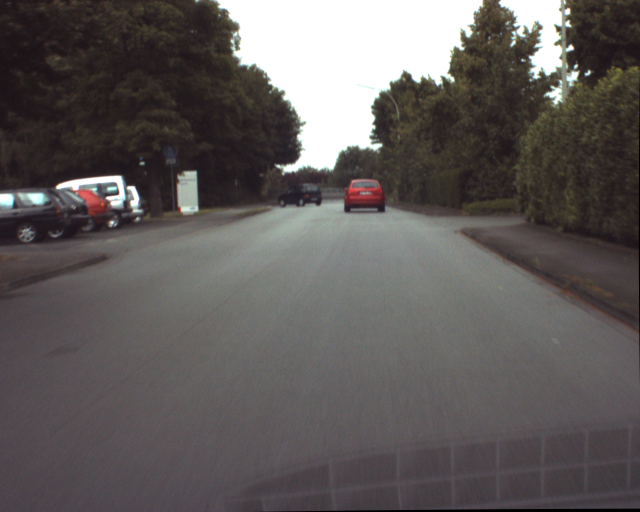
%> input picture ur_c_s_03a_01_L_0376.png, 1280 x 1024 px (shown at 1/2 size); the run also reads 5 pictures not shown here
$ octave lab4.m   (GNU Octave 9; MATLAB toolbox functions it lacks are replaced by stand-ins)
%> lines starting %> are read from the running program, lines starting %| are printed output that depends on the picture
%% Lab 4
%% Color-based segmentation.1

image_files = {"ur_c_s_03a_01_L_0376.png", "ur_c_s_03a_01_L_0377.png", "ur_c_s_03a_01_L_0378.png", ...
               "ur_c_s_03a_01_L_0379.png", "ur_c_s_03a_01_L_0380.png", "ur_c_s_03a_01_L_0381.png"};

images_gray = cell(1, 6); % Per immagini in scala di grigi
images_red = cell(1, 6);  % Per il canale rosso
images_green = cell(1, 6);% Per il canale verde
images_blue = cell(1, 6); % Per il canale blu
images_h = cell(1, 6);  % Per il canale h
images_s = cell(1, 6);% Per il canale s
images_v = cell(1, 6); % Per il canale v
images_seg = cell(1, 6);
images_seg1 = cell(1, 6);

for k = 1:length(image_files)
    img_k = imread(image_files{k});  % Legge l'immagine originale
%> img_k is the input picture: size 1024x1280x3 uint8; mean R, G, B 95.5, 90.9, 90

    % Converti in scala di grigi e salva
    images_gray{k} = rgb2gray(img_k);

    % Estrai e salva i singoli canali
    images_red{k} = img_k(:,:,1);   % Canale Rosso
    images_green{k} = img_k(:,:,2); % Canale Verde
    images_blue{k} = img_k(:,:,3);  % Canale Blu

    img_hsv = rgb2hsv(img_k);
%> img_hsv: size 1024x1280x3 double; mean H, S, V 0.427, 0.126, 0.379

    images_h{k} = img_hsv(:,:,1);   % Canale H
    images_s{k} = img_hsv(:,:,2); % Canale S
    images_v{k} = img_hsv(:,:,3);  % Canale V

end

% figure;
% imshow(images_h{1});
% title('Prima Immagine in Scala di Grigi');

%% Color-based segmentation.2

%ABBIAMO NOTATO CHE NON CI IMPORTA UN CAZZO

%% Color-based segmentation.3/4

img = images_h{1};
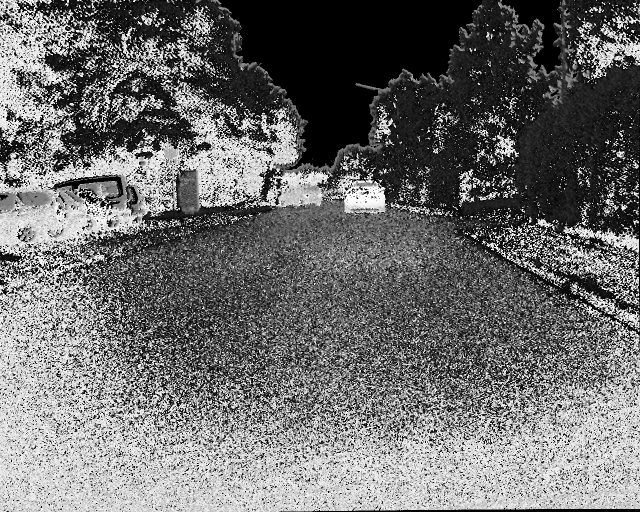
%> img: size 1024x1280 double (shown at 1/2 size); min 0, max 0.999, mean 0.427
T=img(390:400, 575:595);
T1=img(350:430, 680:780);
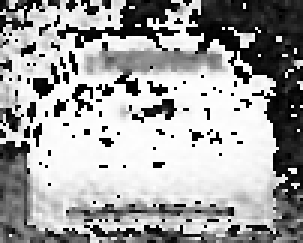
%> T1: size 81x101 double (shown 3 times larger); min 0, max 0.999, mean 0.633

m = mean2(T);
s = std2(T);

m1 = mean2(T1);
s1 = std2(T1);

[r,c] = size(img);
%> r = 1024; c = 1280

%figure
for k = 1:length(image_files)

    mask = (images_h{k} > (m - s)) & (images_h{k} < (m + s));
    mask1 = (images_h{k} > (0.97)) & (images_h{k} < (1));
    images_seg{k} = bwlabel(mask);
    images_seg1{k} = bwlabel(mask1);
    % subplot(2,3,k)
    % imshow(images_seg{k});
end
%> this loop made 6 passes
%> pass 1, `mask = (images_h{k} > (m - s)) & (images_h{k} < (m + s));`:
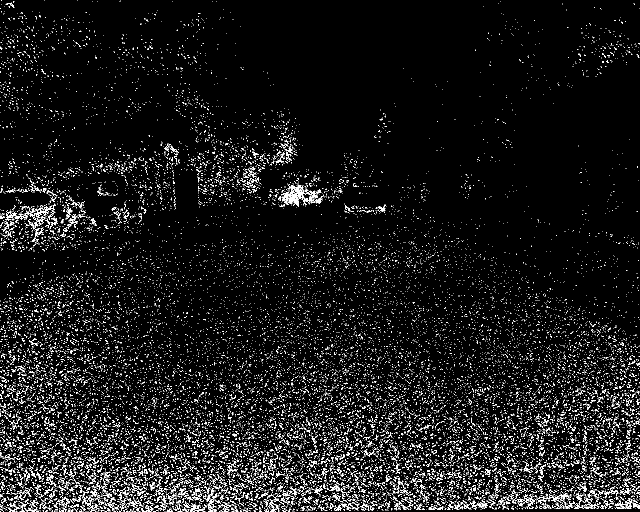
%> mask: size 1024x1280 logical (shown at 1/2 size); 6% white in thin lines or dots
%> pass 1, `mask1 = (images_h{k} > (0.97)) & (images_h{k} < (1));`:
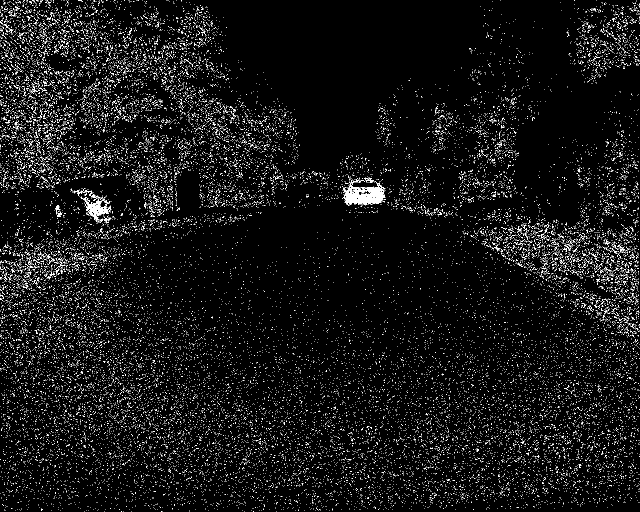
%> mask1: size 1024x1280 logical (shown at 1/2 size); 4.6% white in thin lines or dots
%> pass 2, `mask = (images_h{k} > (m - s)) & (images_h{k} < (m + s));`:
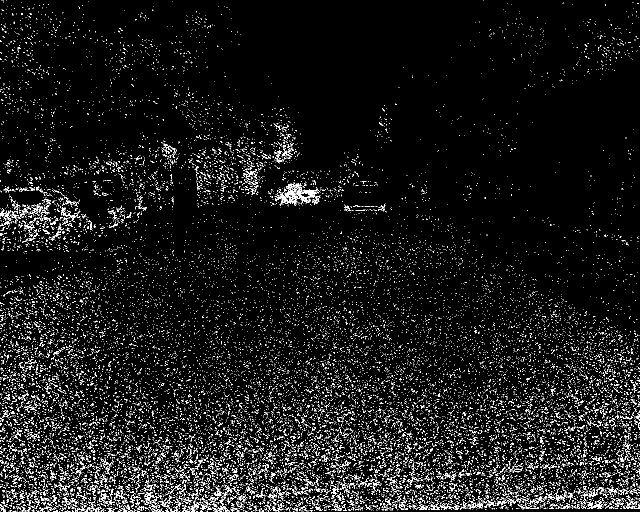
%> mask: size 1024x1280 logical (shown at 1/2 size); 6% white in thin lines or dots
%> pass 2, `mask1 = (images_h{k} > (0.97)) & (images_h{k} < (1));`:
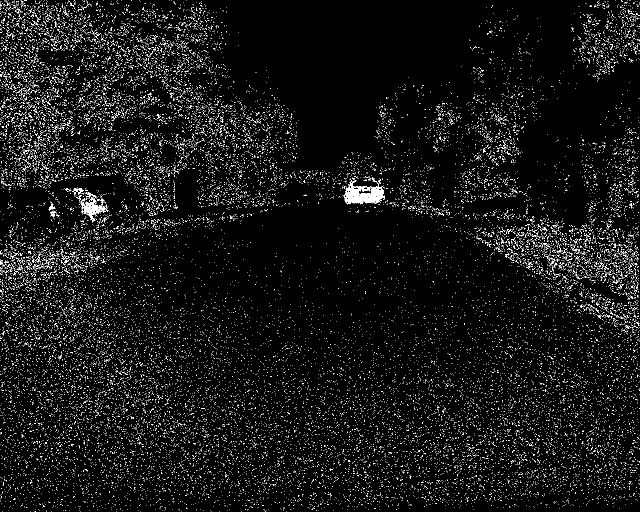
%> mask1: size 1024x1280 logical (shown at 1/2 size); 4.6% white in thin lines or dots

%% Color-based segmentation.5
figure
for k = 1:length(images_seg)

    prop = regionprops(images_seg{k}, 'Area','Centroid','BoundingBox');
    prop1 = regionprops(images_seg1{k}, 'Area','Centroid','BoundingBox');

    % Find the largest blob (dark car)
    [~, largest_idx] = max([prop.Area]);
    centroid = prop(largest_idx).Centroid;
    bounding_box = prop(largest_idx).BoundingBox;

    % Find the largest blob (red car)
    [~, largest_idx1] = max([prop1.Area]);
    centroid1 = prop1(largest_idx1).Centroid;
    bounding_box1 = prop1(largest_idx1).BoundingBox;

    % [6 lines of commented-out code are left out]

    subplot(2,3,k)
    imshow(image_files{k})
    hold on
    plot(centroid1(1), centroid1(2),'*r')
    rectangle('Position',bounding_box1,'EdgeColor','r')
    hold off

end
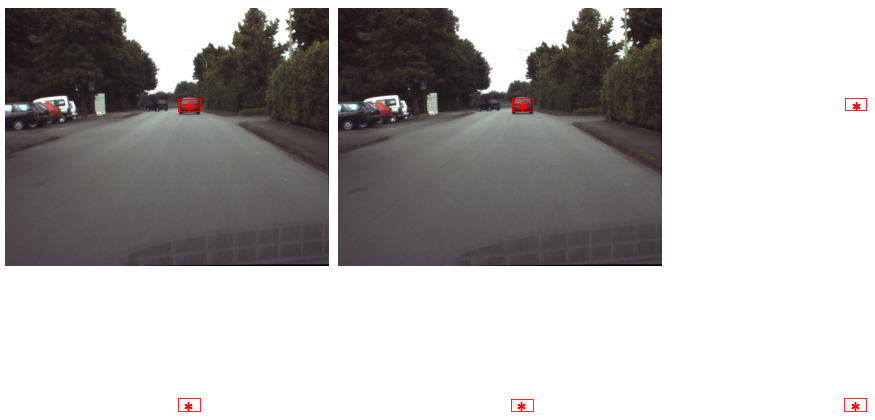
%> figure redrawn from the program's plot data, 6 panels
